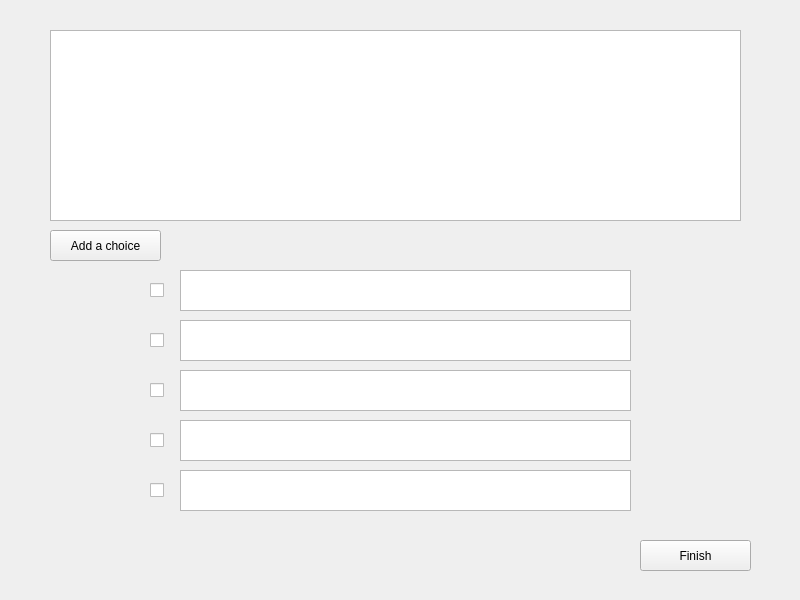
<?xml version="1.0" encoding="UTF-8"?>
<ui version="4.0">
 <class>addChoices</class>
 <widget class="QMainWindow" name="addChoices">
  <property name="geometry">
   <rect>
    <x>0</x>
    <y>0</y>
    <width>800</width>
    <height>600</height>
   </rect>
  </property>
  <property name="windowTitle">
   <string>MainWindow</string>
  </property>
  <widget class="QWidget" name="centralwidget">
   <widget class="QTextBrowser" name="text">
    <property name="geometry">
     <rect>
      <x>50</x>
      <y>30</y>
      <width>691</width>
      <height>191</height>
     </rect>
    </property>
    <property name="styleSheet">
     <string notr="true">font: 12pt &quot;Times New Roman&quot;;</string>
    </property>
   </widget>
   <widget class="QPushButton" name="Butadd">
    <property name="geometry">
     <rect>
      <x>50</x>
      <y>230</y>
      <width>111</width>
      <height>31</height>
     </rect>
    </property>
    <property name="text">
     <string>Add a choice</string>
    </property>
   </widget>
   <widget class="QPushButton" name="Butfinish">
    <property name="geometry">
     <rect>
      <x>640</x>
      <y>540</y>
      <width>111</width>
      <height>31</height>
     </rect>
    </property>
    <property name="text">
     <string>Finish</string>
    </property>
   </widget>
   <widget class="QTextEdit" name="Intxt1">
    <property name="geometry">
     <rect>
      <x>180</x>
      <y>270</y>
      <width>451</width>
      <height>41</height>
     </rect>
    </property>
    <property name="styleSheet">
     <string notr="true">font: 12pt &quot;Times New Roman&quot;;</string>
    </property>
   </widget>
   <widget class="QCheckBox" name="Inac1">
    <property name="geometry">
     <rect>
      <x>150</x>
      <y>280</y>
      <width>31</width>
      <height>21</height>
     </rect>
    </property>
    <property name="text">
     <string/>
    </property>
   </widget>
   <widget class="QTextEdit" name="Intxt2">
    <property name="geometry">
     <rect>
      <x>180</x>
      <y>320</y>
      <width>451</width>
      <height>41</height>
     </rect>
    </property>
    <property name="styleSheet">
     <string notr="true">font: 12pt &quot;Times New Roman&quot;;</string>
    </property>
   </widget>
   <widget class="QCheckBox" name="Inac2">
    <property name="geometry">
     <rect>
      <x>150</x>
      <y>330</y>
      <width>31</width>
      <height>21</height>
     </rect>
    </property>
    <property name="text">
     <string/>
    </property>
   </widget>
   <widget class="QTextEdit" name="Intxt3">
    <property name="geometry">
     <rect>
      <x>180</x>
      <y>370</y>
      <width>451</width>
      <height>41</height>
     </rect>
    </property>
    <property name="styleSheet">
     <string notr="true">font: 12pt &quot;Times New Roman&quot;;</string>
    </property>
   </widget>
   <widget class="QCheckBox" name="Inac3">
    <property name="geometry">
     <rect>
      <x>150</x>
      <y>380</y>
      <width>31</width>
      <height>21</height>
     </rect>
    </property>
    <property name="text">
     <string/>
    </property>
   </widget>
   <widget class="QTextEdit" name="Intxt1_4">
    <property name="geometry">
     <rect>
      <x>180</x>
      <y>420</y>
      <width>451</width>
      <height>41</height>
     </rect>
    </property>
    <property name="styleSheet">
     <string notr="true">font: 12pt &quot;Times New Roman&quot;;</string>
    </property>
   </widget>
   <widget class="QCheckBox" name="Inac4">
    <property name="geometry">
     <rect>
      <x>150</x>
      <y>430</y>
      <width>31</width>
      <height>21</height>
     </rect>
    </property>
    <property name="text">
     <string/>
    </property>
   </widget>
   <widget class="QTextEdit" name="Intxt5">
    <property name="geometry">
     <rect>
      <x>180</x>
      <y>470</y>
      <width>451</width>
      <height>41</height>
     </rect>
    </property>
    <property name="styleSheet">
     <string notr="true">font: 12pt &quot;Times New Roman&quot;;</string>
    </property>
   </widget>
   <widget class="QCheckBox" name="Inac5">
    <property name="geometry">
     <rect>
      <x>150</x>
      <y>480</y>
      <width>31</width>
      <height>21</height>
     </rect>
    </property>
    <property name="text">
     <string/>
    </property>
   </widget>
  </widget>
 </widget>
 <resources/>
 <connections/>
</ui>
